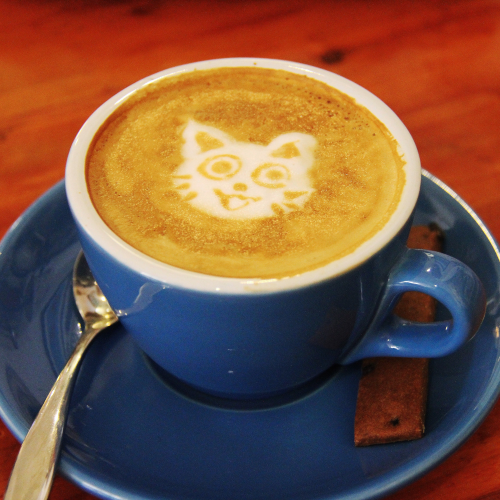
#> input picture practice/sample/011_020/image/caffee.png, 1000 x 1000 px (shown at 1/2 size)
$ python 012_image_resize.py
#> lines starting #> are read from the running program, lines starting #| are printed output that depends on the picture
from PIL import Image

img = Image.open('image/caffee.png')
#> img is the input picture: PIL image 1000x1000 RGB; mean R, G, B 122.4, 85.2, 65.9
resized_img = img.resize((200, 200))
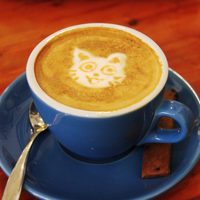
#> resized_img: PIL image 200x200 RGB; mean R, G, B 122.4, 85.2, 65.9

resized_img.save('image/caffee_small.png')
